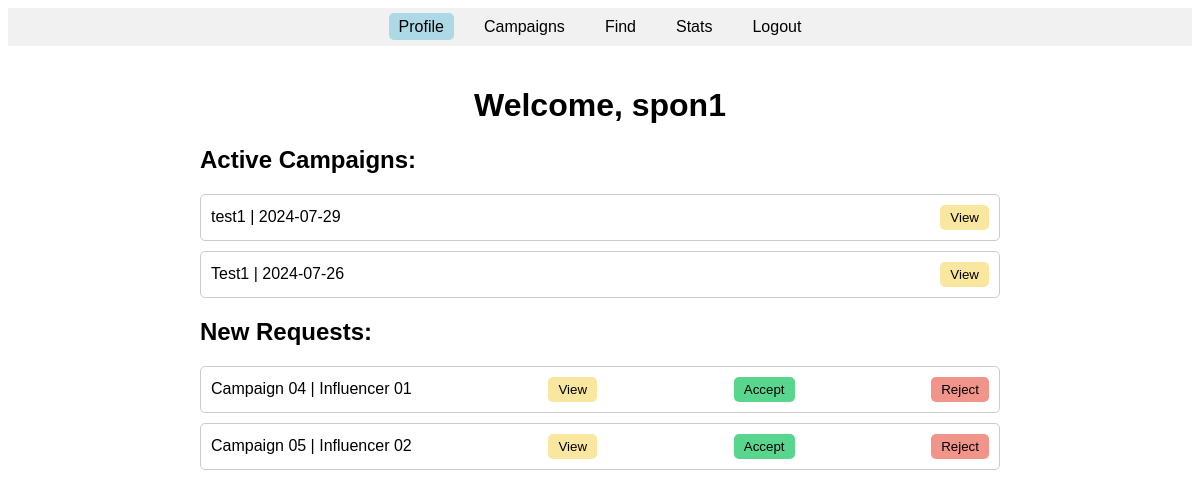
The app's page /sponsor/profile (signed in), older data.
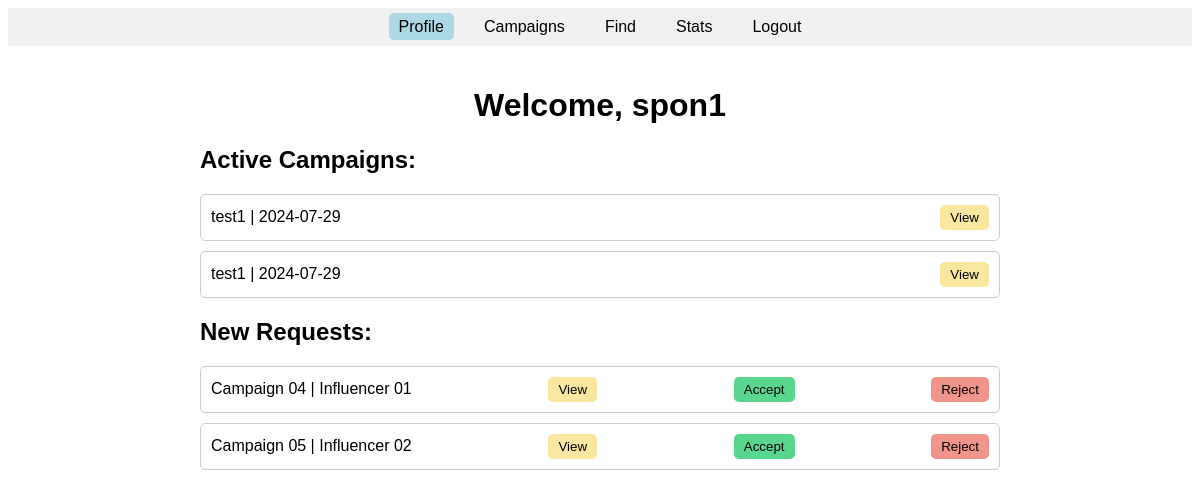
The same page, newer data.
### models.py (models this page shows)
class Campaign(db.Model):
    id = db.Column(db.Integer, primary_key=True)
    title = db.Column(db.String(100), nullable=False)
    description = db.Column(db.Text, nullable=False)
    image = db.Column(db.String(200), nullable=True)  # Store image URL or path
    niche = db.Column(db.String(100), nullable=False)
    date = db.Column(db.String(100), nullable=False)
    sponsor_id = db.Column(db.Integer, db.ForeignKey('sponsor.id'), nullable=False)
    sponsor = db.relationship('Sponsor', backref=db.backref('campaigns', lazy=True))

### main.py (the view)
@app.route('/sponsor/profile')
def sponsor_profile():
    if 'logged_in' in session and session.get('user_type') == 'sponsor':
        username = session.get('username')
        sponsor = Sponsor.query.filter_by(username=username).first()
        if sponsor:
            campaigns = Campaign.query.filter_by(sponsor_id=sponsor.id).order_by(Campaign.date.desc()).limit(2).all()
            return render_template('sponsor_profile.html', username=username, campaigns=campaigns)
        else:
            flash('Error: Sponsor not found.', 'error')
            return redirect(url_for('user_login'))
    else:
        return redirect(url_for('user_login'))

### templates/sponsor_profile.html (shortened to what this page needs)
<!DOCTYPE html>
<html lang="en">
<head>
</head>
<body>
    <header>
        <nav>
            <ul>
                <li><a href="{{ url_for('sponsor_profile') }}" class="active">Profile</a></li>
                <li><a href="{{ url_for('sponsor_campaigns') }}">Campaigns</a></li>
                <li><a href="{{ url_for('sponsor_find_page') }}">Find</a></li>
                <li><a href="#stats">Stats</a></li>
                <li><a href="{{ url_for('logout') }}">Logout</a></li>
            </ul>
        </nav>
    </header>
    <main>
        <h1>Welcome, {{ username }}</h1>
        <section>
            <h2>Active Campaigns:</h2>
            {% if campaigns %}
                {% for campaign in campaigns %}
                    <div class="campaign">
                        <span>{{ campaign.title }} | {{ campaign.date }}</span>
                        <button class="view">View</button>
                    </div>
                {% endfor %}
            {% else %}
                <p>No active campaigns found.</p>
            {% endif %}
        </section>
        <section>
            <h2>New Requests:</h2>
            <div class="request">
                <span>Campaign 04 | Influencer 01</span>
                <button class="view">View</button>
                <button class="accept">Accept</button>
                <button class="reject">Reject</button>
            </div>
            <div class="request">
                <span>Campaign 05 | Influencer 02</span>
                <button class="view">View</button>
                <button class="accept">Accept</button>
                <button class="reject">Reject</button>
            </div>
        </section>
    </main>
</body>
</html>

Row changes from the older to the newer data that the page shows:
no longer on this page (row unchanged): Campaign: title "Test1", date "2024-07-26"
added Campaign: title "test1", date "2024-07-29"
